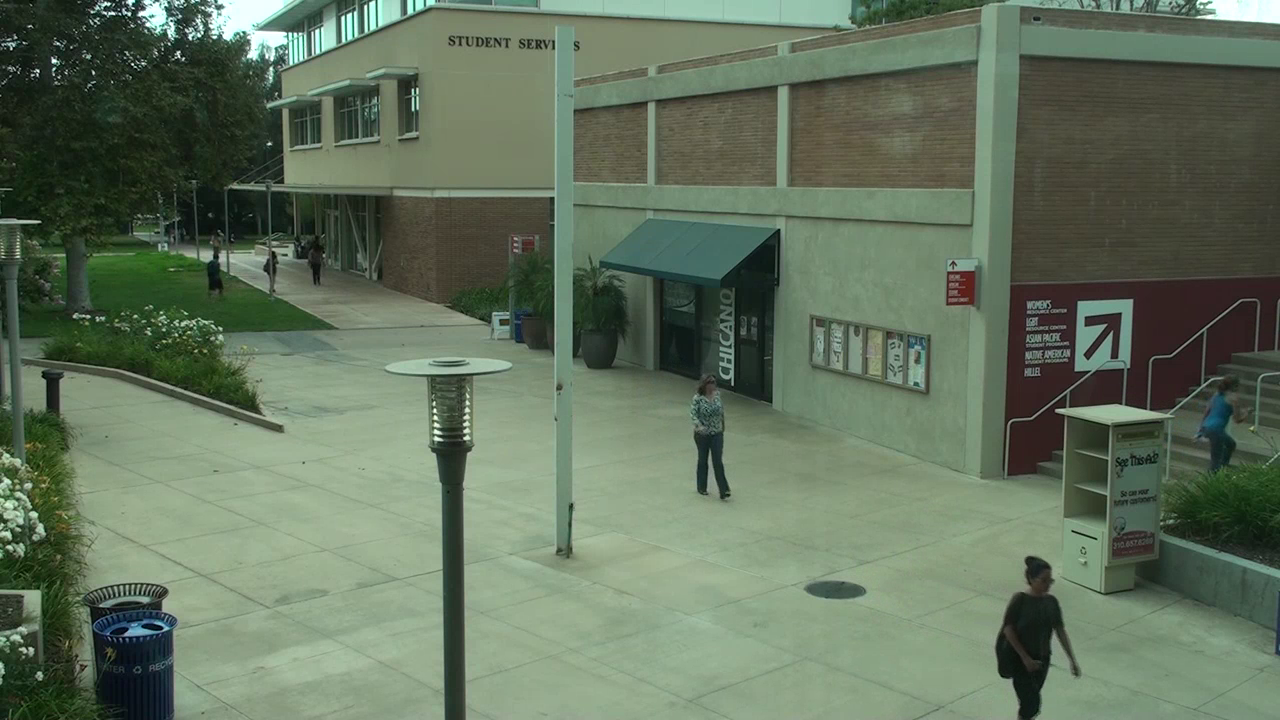
#> input picture frame 40 of sample_data/VIRAT_S_010204_03_000606_000632.mp4, 1280 x 720 px, given in place of VIRAT_S_000001.mp4, which was not available
$ python main.py
#> lines starting #> are read from the running program, lines starting #| are printed output that depends on the picture
import cv2 as cv
# from utils import rescaleFrame

# capture = cv.VideoCapture(0)python
capture = cv.VideoCapture("./data/VIRAT Ground Dataset/videos_original/VIRAT_S_000001.mp4")

while True:
    isTrue, frame = capture.read()
#> frame is the input picture: shape (720, 1280, 3); mean B, G, R 93.6, 114.7, 98.9
    # frame_resized = rescaleFrame(frame)
    pt1 = (100,100)
    pt2 = (500,600)
    cv.rectangle(frame, pt1, pt2, (0,255,0), -1)
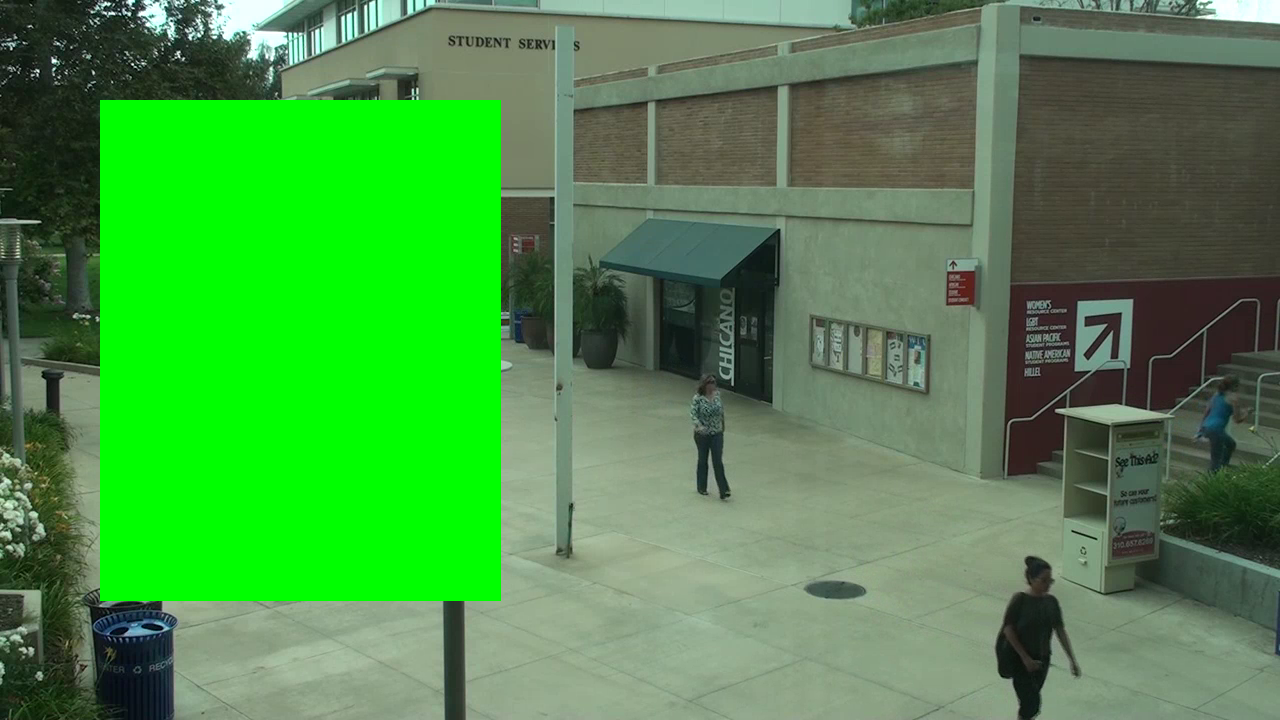
#> frame: shape (720, 1280, 3); mean B, G, R 72.9, 144.3, 76.5
    cv.imshow('Video', frame)
    if cv.waitKey(20) & 0xFF == ord('d'):
#> (key Esc is pressed here)
        break

capture.release()
cv.destroyAllWindows()

$ run again, starting later in the video
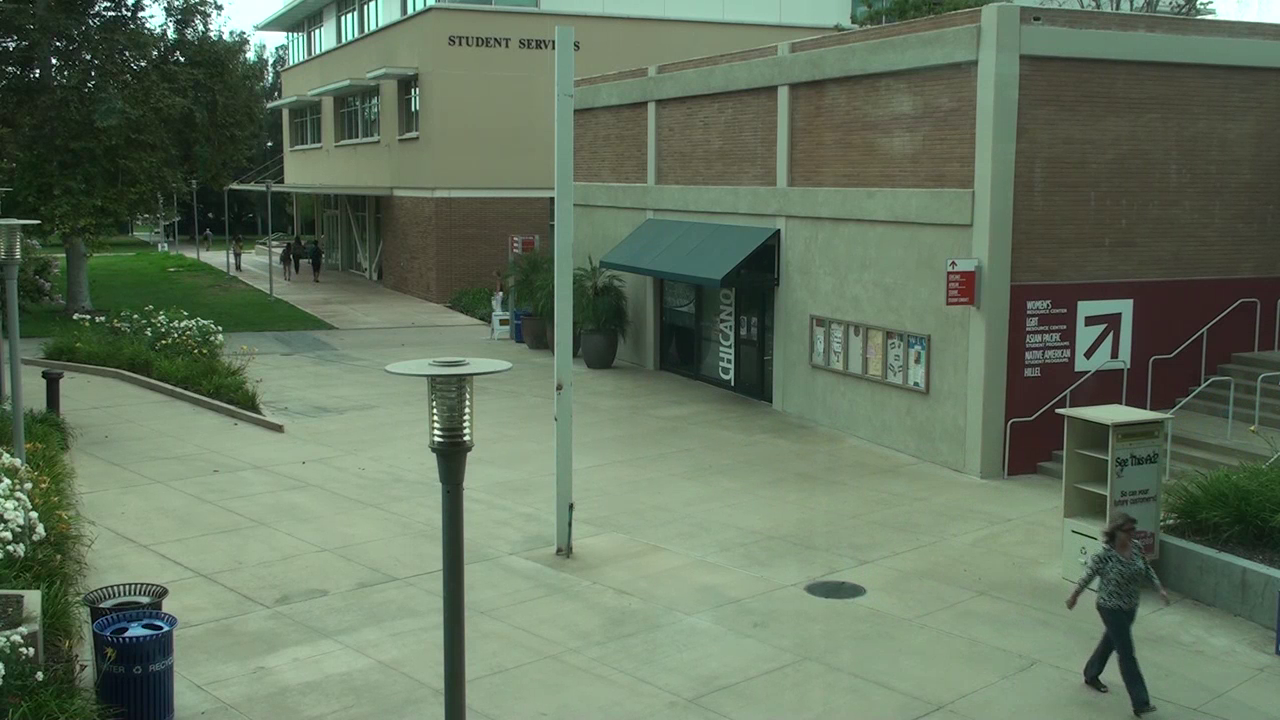
#> input picture frame 180 of sample_data/VIRAT_S_010204_03_000606_000632.mp4, 1280 x 720 px, given in place of VIRAT_S_000001.mp4, which was not available
#> frame is the input picture: shape (720, 1280, 3); mean B, G, R 94.4, 115.6, 99.7
#> `cv.rectangle(frame, pt1, pt2, (0,255,0), -1)`:
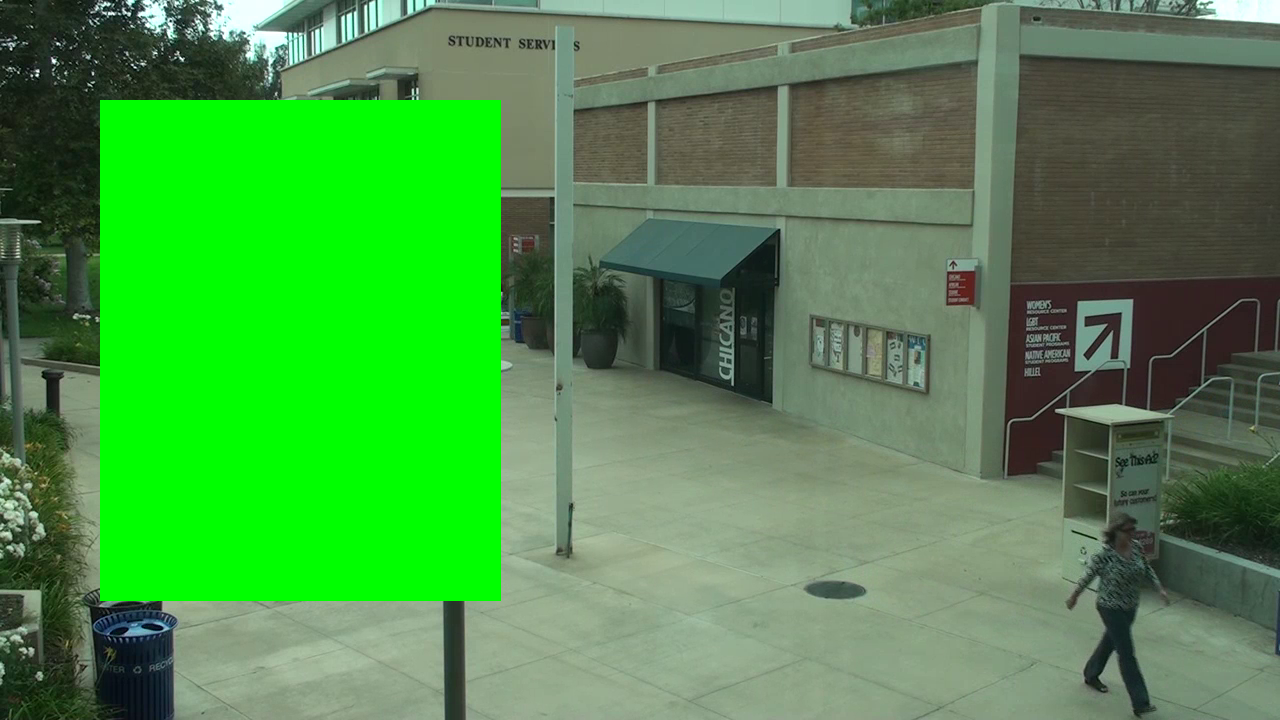
#> frame: shape (720, 1280, 3); mean B, G, R 73.6, 145.2, 77.3

$ run again, starting later in the video
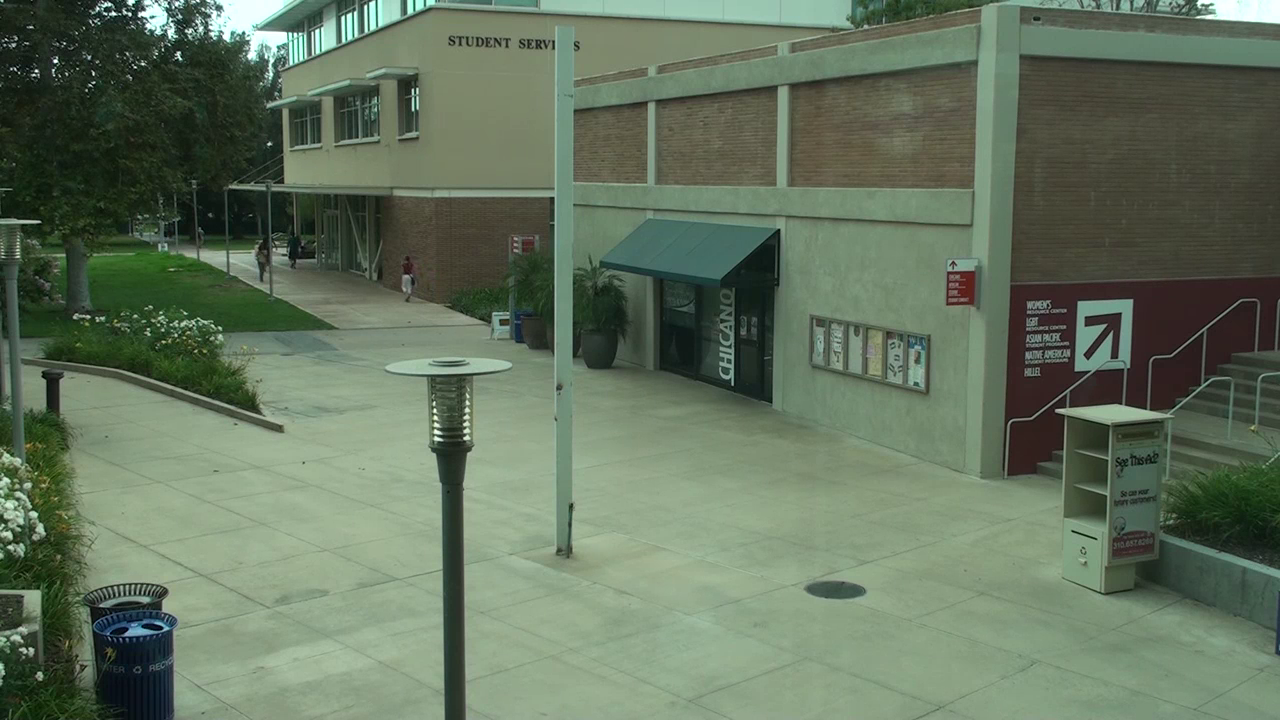
#> input picture frame 320 of sample_data/VIRAT_S_010204_03_000606_000632.mp4, 1280 x 720 px, given in place of VIRAT_S_000001.mp4, which was not available
#> frame is the input picture: shape (720, 1280, 3); mean B, G, R 94.3, 115.5, 99.7
#> `cv.rectangle(frame, pt1, pt2, (0,255,0), -1)`:
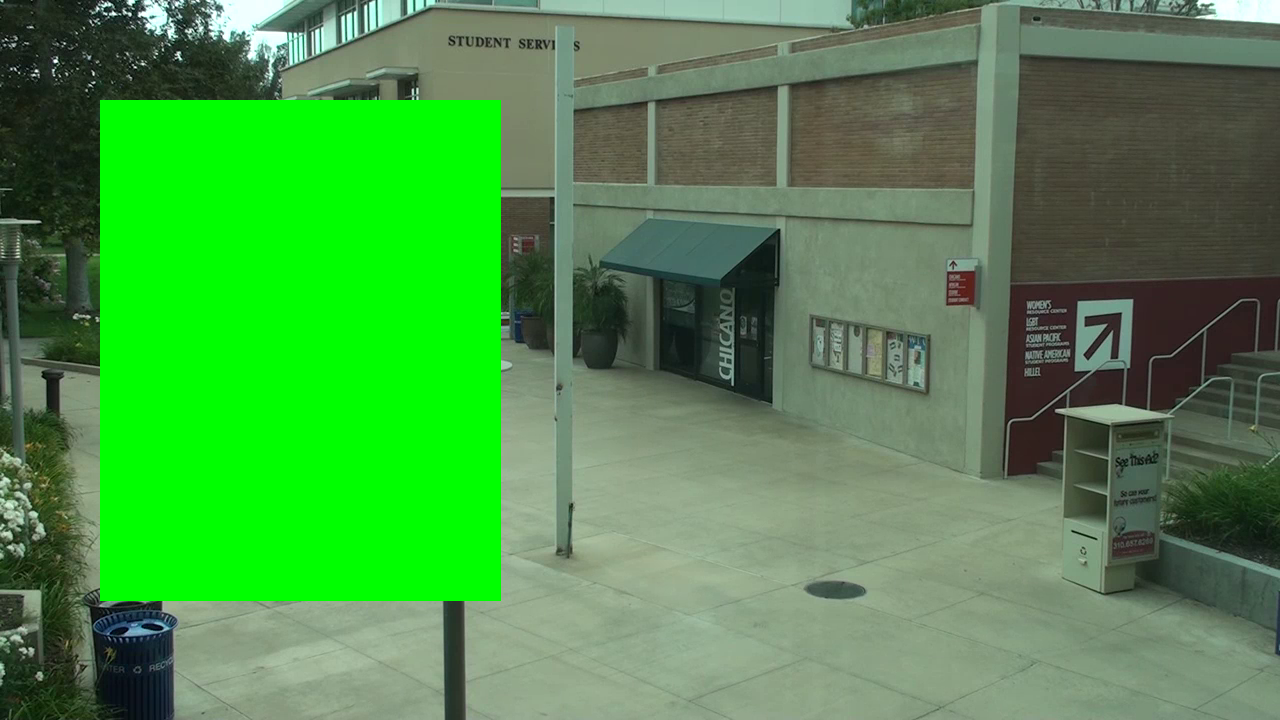
#> frame: shape (720, 1280, 3); mean B, G, R 73.7, 145.3, 77.4
